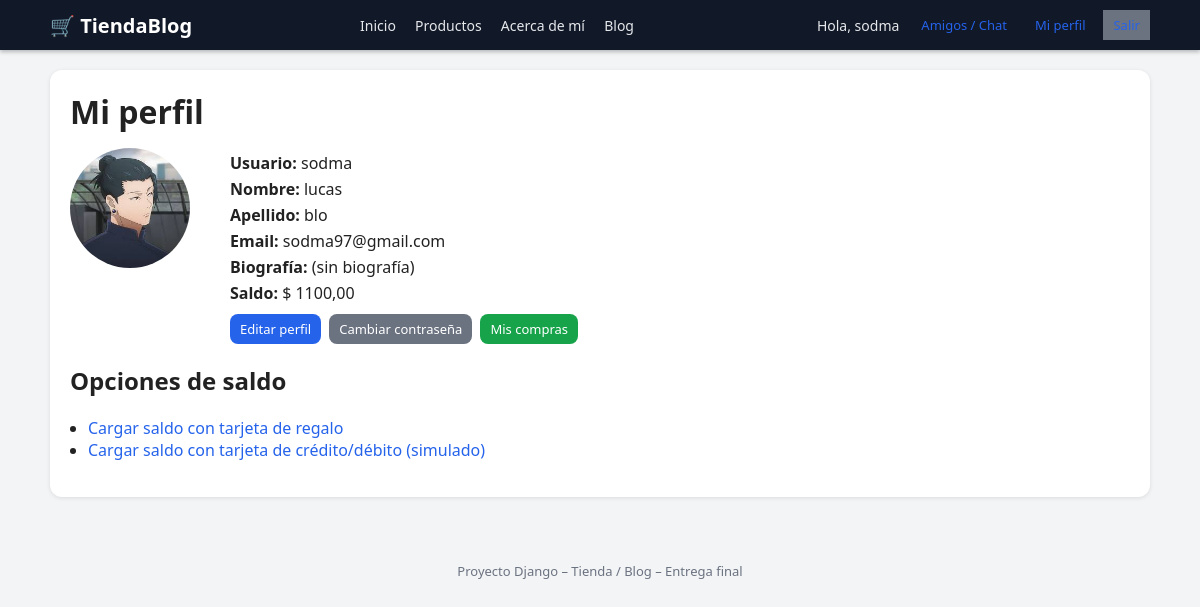
Screenshot of /cuentas/perfil/ (signed in) with the database file from the repository.
### cuentas/models.py (models this page shows, shortened)
class Perfil(models.Model):
    usuario = models.OneToOneField(User, on_delete=models.CASCADE)
    avatar = models.ImageField(upload_to="avatares/", blank=True, null=True)
    biografia = models.TextField(blank=True)
    saldo = models.DecimalField(max_digits=10, decimal_places=2, default=0)

### cuentas/views.py (the view)
# urls.py: path("perfil/", perfil, name="perfil"),
@login_required
def perfil(request):
    perfil_obj, _ = Perfil.objects.get_or_create(usuario=request.user)
    return render(request, "cuentas/perfil.html", {"perfil": perfil_obj})

### templates/cuentas/perfil.html (shortened to what this page needs)
{% extends "base.html" %}
{% block content %}
<div class="seccion">
    <h1 class="titulo-seccion">Mi perfil</h1>
    <div class="perfil-contenedor">
        <div class="perfil-avatar">
            {% if perfil.avatar %}
                <img src="{{ perfil.avatar.url }}" alt="Avatar de {{ request.user.username }}">
            {% else %}
                <div class="avatar-placeholder">
                    {{ request.user.username|first|upper }}
                </div>
            {% endif %}
        </div>
        <div class="perfil-datos">
            <p><strong>Usuario:</strong> {{ request.user.username }}</p>
            <p><strong>Nombre:</strong> {{ request.user.first_name }}</p>
            <p><strong>Apellido:</strong> {{ request.user.last_name }}</p>
            <p><strong>Email:</strong> {{ request.user.email }}</p>
            <p><strong>Biografía:</strong> {{ perfil.biografia|default:"(sin biografía)" }}</p>
            <p><strong>Saldo:</strong> $ {{ perfil.saldo }}</p>
            <div class="perfil-acciones">
                <a href="{% url 'cuentas:editar_perfil' %}" class="btn btn-pequeño">
                    Editar perfil
                </a>
                <a href="{% url 'cuentas:cambiar_password' %}" class="btn btn-pequeño btn-secundario">
                    Cambiar contraseña
                </a>
                <a href="{% url 'paginas:mis_compras' %}" class="btn btn-pequeño btn-resaltado">
                    Mis compras
                </a>
            </div>
        </div>
    </div>
    <div class="perfil-saldo-opciones">
        <h2>Opciones de saldo</h2>
        <ul>
            <li>
                <a href="{% url 'cuentas:recargar_saldo_regalo' %}">
                    Cargar saldo con tarjeta de regalo
                </a>
            </li>
            <li>
                <a href="{% url 'cuentas:recargar_saldo_tarjeta' %}">
                    Cargar saldo con tarjeta de crédito/débito (simulado)
                </a>
            </li>
        </ul>
    </div>
</div>
{% endblock %}

### templates/base.html (shortened to what this page needs)
{% load static %}
<!DOCTYPE html>
<html lang="es">
<head>
    <link rel="stylesheet" href="{% static 'css/estilos.css' %}">
</head>
<body>
<header class="header">
    <div class="header-contenido">
        <div class="logo">
            <a href="{% url 'nucleo:inicio' %}">🛒 TiendaBlog</a>
        </div>
        <nav class="nav-principal">
                <a href="{% url 'nucleo:inicio' %}">Inicio</a>
                <a href="{% url 'paginas:lista_paginas' %}">Productos</a>
                <a href="/about/">Acerca de mí</a>
                <a href="{% url 'paginas:blog_inicio' %}">Blog</a>
        </nav>
        <div class="nav-usuario">
            {% if user.is_authenticated %}
                <span class="nav-usuario-nombre">
                    Hola, {{ user.username }}
                </span>
                <a href="{% url 'mensajeria:lista_amigos' %}" class="btn-pequeño">
                    Amigos / Chat
                </a>
                <a href="{% url 'cuentas:perfil' %}" class="btn-pequeño">
                    Mi perfil
                </a>
                <a href="{% url 'cuentas:salir' %}" class="btn-pequeño btn-secundario">
                </a>
            {% endif %}
        </div>
    </div>
</header>
<main class="contenedor-principal">
    {% block content %}{% endblock %}
</main>
<footer class="footer">
    <p>Proyecto Django – Tienda / Blog – Entrega final</p>
</footer>
</body>
</html>

### static/css/estilos.css (style rules this page uses)
body { margin: 0; font-family: system-ui, -apple-system, BlinkMacSystemFont, "Segoe UI", sans-serif; background: #f3f4f6; color: #222; }
a { color: #2563eb; text-decoration: none; }
.contenedor-principal { max-width: 1100px; margin: 20px auto 40px; padding: 0 15px; }
.header { background: #111827; color: white; padding: 10px 0; box-shadow: 0 2px 4px rgba(0,0,0,0.25); }
.header-contenido { max-width: 1100px; margin: 0 auto; padding: 0 15px; display: flex; align-items: center; justify-content: space-between; gap: 15px; }
.logo a { color: white; font-weight: bold; font-size: 20px; }
.nav-principal a { margin-right: 15px; color: #e5e7eb; font-size: 14px; }
.nav-usuario { display: flex; align-items: center; gap: 8px; font-size: 14px; color: #e5e7eb; }
.nav-usuario-nombre { margin-right: 4px; }
.btn, button { display: inline-block; padding: 8px 14px; border-radius: 8px; border: none; background: #2563eb; color: white; font-size: 14px; cursor: pointer; text-decoration: none; }
.btn-secundario { background: #6b7280; }
.btn-resaltado { background: #16a34a; }
.btn-pequeño { font-size: 13px; padding: 6px 10px; }
.seccion { background: white; border-radius: 12px; padding: 20px; box-shadow: 0 1px 4px rgba(0,0,0,0.1); }
.titulo-seccion { margin-top: 0; margin-bottom: 15px; }
.perfil-contenedor { display: grid; grid-template-columns: 140px minmax(0, 1fr); gap: 20px; align-items: flex-start; margin-bottom: 20px; }
.perfil-avatar img { width: 120px; height: 120px; border-radius: 999px; object-fit: cover; }
.perfil-datos p { margin: 4px 0; }
.perfil-acciones { margin-top: 10px; display: flex; gap: 8px; flex-wrap: wrap; }
.perfil-saldo-opciones h2 { margin-top: 0; }
.perfil-saldo-opciones ul { padding-left: 18px; }
.footer { text-align: center; padding: 12px 0 16px; font-size: 13px; color: #6b7280; }

### rows the page displays
Perfil: avatar (picture), biografia "(sin biografía)", saldo "1100,00"

### other values shown
{{ user.username }} "sodma"
{{ request.user.username }} "sodma"
{{ request.user.first_name }} "lucas"
{{ request.user.last_name }} "blo"
{{ request.user.email }} "sodma97@gmail.com"
